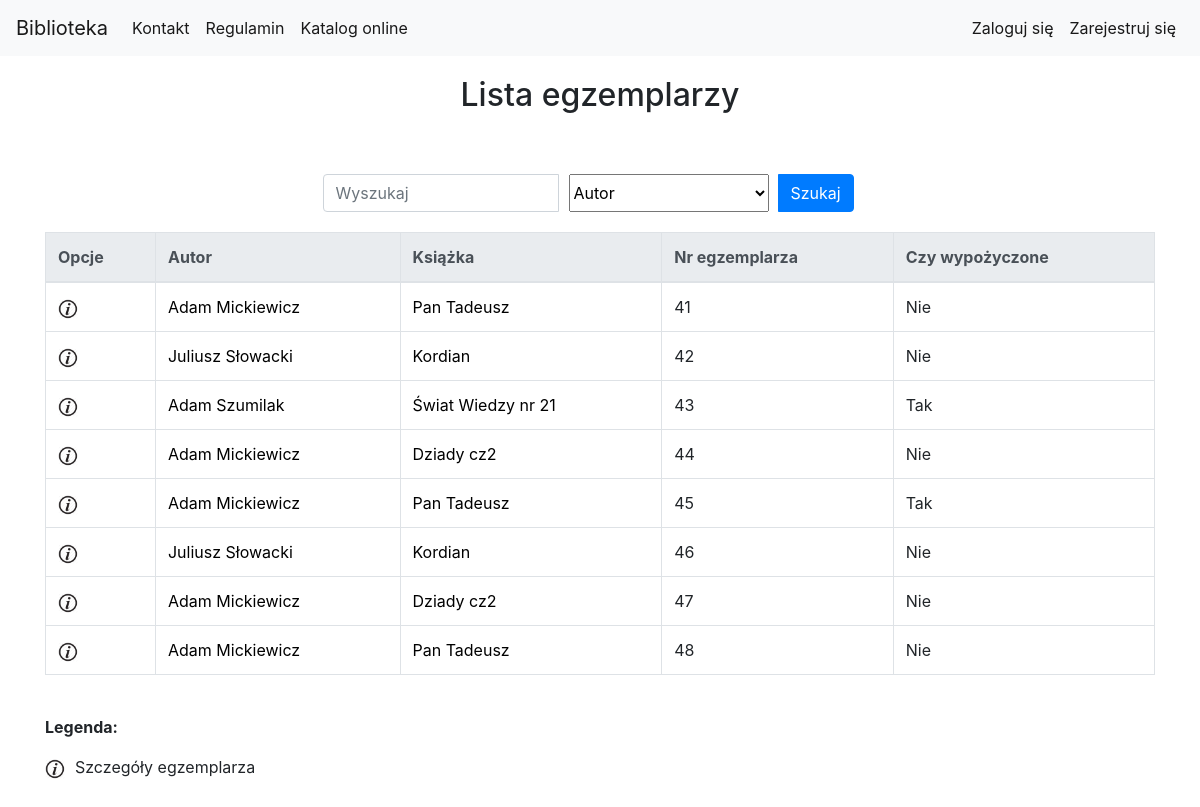
The app's page /library/book_copy_list/ with its own data.
### library_app/models.py (models this page shows, shortened)
class BookCopy(models.Model):
    book = models.ForeignKey(Book, related_name="bookcopies", verbose_name='Wybierz książkę') #teraz w templatce mozemy z poziomu klasy book odnosic sie do obiektow bookcopy, np {{book.bookcopies.count}} da liczbe kopii ksiazek ktore maja w polu book id danej ksiazki
    is_borrowed = models.BooleanField(default=False)

class Author(models.Model):
    first_name = models.CharField(max_length=200, verbose_name='Imię')
    last_name = models.CharField(max_length=200, verbose_name='Nazwisko')
    country = models.CharField(max_length=200, verbose_name='Kraj')
    biography = models.TextField(default='', blank=True, null=True, verbose_name='Biografia')
    birth_place = models.CharField(max_length=200, default='', blank=True, null=True, verbose_name='Miejsce urodzenia')
    image_url = models.URLField(default='', blank=True, null=True, verbose_name='Adres url portretu, zakończony rozszerzeniem')
    years_of_life = models.CharField(max_length=10, default='', blank=True, null=True, verbose_name='Lata życia')

class Book(models.Model):
    authors = models.ManyToManyField(Author, related_name='book_authors', verbose_name='Autorzy')
    category = models.ForeignKey(Category, related_name='book_categories', verbose_name='Kategoria')
    publishing_house = models.ForeignKey(PublishingHouse, related_name='publishing_houses', verbose_name='Wydawnictwo')
    isbn = models.CharField(max_length=30, unique=True, verbose_name='Numer ISBN')
    title = models.CharField(max_length=200, verbose_name='Tytuł')
    description = models.TextField(blank=True, default='', verbose_name='Opis')
    publish_date = models.DateField(default=datetime.now, blank=True, verbose_name='Data publikacji')
    edition = models.PositiveIntegerField(default=1, verbose_name='Numer wydania')
    image_url = models.URLField(default='', blank=True, null=True, verbose_name='Adres url okładki zakończony rozszerzeniem obrazu')
    add_date = models.DateTimeField(auto_now=True)
    slug = models.SlugField(allow_unicode=True, unique=True)

### library_app/views.py (the view)
class BookCopyListView(generic.ListView):
    model = models.BookCopy
    paginate_by = 10
    def get_queryset(self):
        search_query = self.request.GET.get("search_query")
        search_type = self.request.GET.get("search_type")
        if search_query is not None:
            if search_type == "title":
                return models.BookCopy.objects.all().filter(book__title__icontains=search_query)
            elif search_type == "author":
                authors_result = models.BookCopy.objects.all().filter(book__authors__first_name__icontains=search_query) | models.BookCopy.objects.all().filter(book__authors__last_name__icontains=search_query)
                return authors_result
            elif search_type == "bookcopy_nr":
                return models.BookCopy.objects.all().filter(id__icontains=search_query)
            elif search_type == "isbn":
                return models.BookCopy.objects.all().filter(book__isbn__icontains=search_query)
        else:
            return models.BookCopy.objects.all()

### library_app/templates/library_app/bookcopy_list.html (shortened to what this page needs)
{% extends "base.html" %}
{% load static %}
{% load custom_tags %}
{% block body_block %}
<div class="container">
    <div class="page-title">
        <h2>Lista egzemplarzy </h2>
    </div>
            <div class="search-bar">
                <form class="form-inline" action="{% url 'library_app:bookcopy_list' %}" method="GET">
                    <div class="input-group">
                        <input type="search" class="form-control" name="search_query" placeholder="Wyszukaj">
                        <select class="search-select" name="search_type">
                            <option value="author" selected>Autor</option>
                        </select>
                        <div class="input-group-append search-button">
                            <button class="btn btn-primary" type="submit">Szukaj</button>
                        </div>
                    </div>
                </form>
            </div>
        {% if user.is_authenticated and user.is_superuser %}
            <div class="other_create_buttons">
                <a class="btn btn-primary" href="{% url 'library_app:bookcopy_create' %}">Dodaj egzemplarz książki</a>
            </div>
            <table class="table table-bordered table-hover">
                <thead class="thead-light">
                    <tr>
                        <th scope="col">Opcje</th>
                        <th scope="col">Autor</th>
                        <th scope="col">Książka</th>
                        <th scope="col">Nr egzemplarza</th>
                        <th scope="col">Pożyczone dla</th>
                        <th scope="col">Data wypożyczenia</th>
                        <th scope="col">Data oddania</th>
                    </tr>
                </thead>
                <tbody>
                    {% for bookcopy in bookcopy_list %}
                    {% get_bookcopy_borrow bookcopy.id as book_copy_borrow_obj %}
                    <tr>
                        <td>
                            <a href="{% url 'library_app:bookcopy_detail' pk=bookcopy.pk %}"><img src="{% static 'website_icons/info_ico.png' %}"
                                    alt="Szczegóły" width="20" height="20"></a>
                            {% if bookcopy.is_borrowed == False %}
                            <a href="{% url 'library_app:bookcopy_delete' pk=bookcopy.pk %}"><img src="{% static 'website_icons/del_ico.png' %}"
                                    alt="Usuń" width="20" height="20"></a>
                            {% else %}
                            <a href="{% url 'library_app:borrow_delete' pk=book_copy_borrow_obj.pk %}"><img src="{% static 'website_icons/del_borrow_ico.png' %}"
                                    alt="Usuń wypozyczenie" width="20" height="20"></a>
                            {% endif %}
                        </td>
                        <td>
                            {% for author in bookcopy.book.authors.all %}
                            <a href="{% url 'library_app:author_detail' pk=author.pk %}">{{author.first_name}} {{author.last_name}}</a>
                            {% endfor %}
                        </td>
                        <td><a href="{% url 'library_app:book_detail' pk=bookcopy.book.pk %}">{{bookcopy.book.title}}</a></td>
                        <td><a href="{% url 'library_app:bookcopy_detail' pk=bookcopy.pk %}"></a>{{bookcopy.id}}</a></td>
                        {% if book_copy_borrow_obj %}
                        <td>{{book_copy_borrow_obj.user.get_full_name}}</a></td>
                        <td>{{book_copy_borrow_obj.borrow_date}}</a></td>
                        <td>{{book_copy_borrow_obj.receive_date}}</a></td>
                        {% else %}
                        <td>-</td>
                        <td>-</td>
                        <td>-</td>
                        {% endif %}
                    </tr>
                    {% endfor %}
                </tbody>
            </table>
        {% else %}
            <table class="table table-bordered table-hover">
                <thead class="thead-light">
                    <tr>
                        <th scope="col">Opcje</th>
                        <th scope="col">Autor</th>
                        <th scope="col">Książka</th>
                        <th scope="col">Nr egzemplarza</th>
                        <th scope="col">Czy wypożyczone</th>
                    </tr>
                </thead>
                <tbody>
                    {% for bookcopy in bookcopy_list %}
                    <tr>
                        <td>
                            <a href="{% url 'library_app:bookcopy_detail' pk=bookcopy.pk %}"><img src="{% static 'website_icons/info_ico.png' %}"
                                    alt="Szczegóły" width="20" height="20"></a>
                        </td>
                        <td>
                            {% for author in bookcopy.book.authors.all %}
                            <a href="{% url 'library_app:author_detail' pk=author.pk %}">{{author.first_name}} {{author.last_name}}</a>
                            {% endfor %}
                        </td>
                        <td><a href="{% url 'library_app:book_detail' pk=bookcopy.book.pk %}">{{bookcopy.book.title}}</a></td>
                        <td><a href="{% url 'library_app:bookcopy_detail' pk=bookcopy.pk %}"></a>{{bookcopy.id}}</a></td>
                        <td>
                            {% if bookcopy.is_borrowed %}
                                Tak
                            {% else %}
                                Nie
                            {% endif %}
                        </td>
                    </tr>
                    {% endfor %}
                </tbody>
            </table>
        {% endif %}
    <div class="table-legend">
        <p><b>Legenda:</b></p>
        <p><img src="{% static 'website_icons/info_ico.png' %}" alt="Szczegóły" width="20" height="20">Szczegóły egzemplarza</p>
    </div>
</div>
{% endblock %}

### static/css/style.css (style rules this page uses)
.page-title { margin-top: 20px; margin-bottom: 20px; text-align: center; }
a { text-decoration: none; color: black; }
.table-legend { margin-bottom: 50px; }
.table-legend img { margin-right: 10px; }
.search-bar { padding-top: 40px; padding-bottom: 20px; margin: 0 auto; width: 50%; }
.search-button { width: 100px; }
.search-select { width: 200px; margin-right: 10px; margin-left: 10px; }

### records on screen
BookCopy: book "Pan Tadeusz", id "41", is_borrowed "Nie"
Author: first_name "Adam", last_name "Mickiewicz"
BookCopy: book "Kordian", id "42", is_borrowed "Nie"
Author: first_name "Juliusz", last_name "Słowacki"
BookCopy: book "Świat Wiedzy nr 21", id "43", is_borrowed "Tak"
Author: first_name "Adam", last_name "Szumilak"
BookCopy: book "Dziady cz2", id "44", is_borrowed "Nie"
BookCopy: book "Pan Tadeusz", id "45", is_borrowed "Tak"
BookCopy: book "Kordian", id "46", is_borrowed "Nie"
BookCopy: book "Dziady cz2", id "47", is_borrowed "Nie"
BookCopy: book "Pan Tadeusz", id "48", is_borrowed "Nie"
